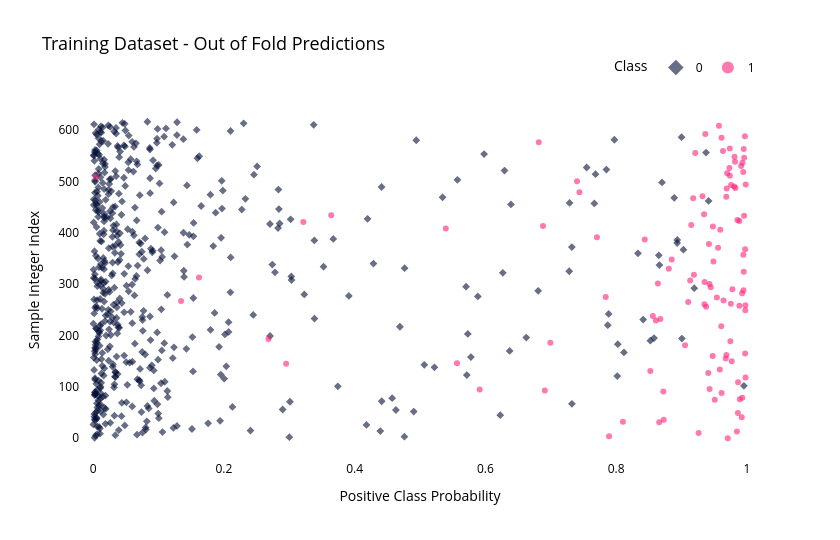

Notebook cell for this chart:
### Code cell
y_proba_frame = pd.DataFrame(
    {
        "Sample Integer Index": np.arange(0, len(y)),
        "Positive Class Probability": y_proba_averaged,
        "Class": y.values.astype(str),
        
    },
    index=y.index,
)

fig = px.scatter(
    y_proba_frame.reset_index(),
    x="Positive Class Probability",
    y="Sample Integer Index",
    symbol="Class",
    symbol_sequence=["diamond", "circle"],
    color="Class",
    color_discrete_sequence=["#010D36", "#FF2079"],
    category_orders={"Class": ("0", "1")},
    # hover_data="Id",
    opacity=0.6,
    height=540,
    width=840,
    title="Training Dataset - Out of Fold Predictions",
)
fig.update_layout(
    font_color=FONT_COLOR,
    title_font_size=18,
    plot_bgcolor=BACKGROUND_COLOR,
    paper_bgcolor=BACKGROUND_COLOR,
    legend=dict(
        orientation="h",
        yanchor="bottom",
        xanchor="right",
        y=1.05,
        x=1,
        title="Class",
        itemsizing="constant",
    ),
    xaxis_range=[-0.02, 1.02],
)
fig.update_traces(marker_size=6)
fig.show()

### Figure 1 — Plotly figure (JSON) as saved in the notebook; plotly's stock layout.template omitted (floating-point values rounded to 4 significant figures; data arrays with more than 128 entries replaced by an {"elided": "..."} marker saying what was removed)
{"data": [{"hovertemplate": "Class=0<br>Positive Class Probability=%{x}<br>Sample Integer Index=%{y}<extra></extra>", "legendgroup": "0", "marker": {"color": "#010D36", "opacity": 0.6, "size": 6, "symbol": "diamond"}, "mode": "markers", "name": "0", "orientation": "v", "showlegend": true, "type": "scatter", "x": {"elided": "509 float values"}, "xaxis": "x", "y": {"elided": "509 int values"}, "yaxis": "y"}, {"hovertemplate": "Class=1<br>Positive Class Probability=%{x}<br>Sample Integer Index=%{y}<extra></extra>", "legendgroup": "1", "marker": {"color": "#FF2079", "opacity": 0.6, "size": 6, "symbol": "circle"}, "mode": "markers", "name": "1", "orientation": "v", "showlegend": true, "type": "scatter", "x": [0.9707, 0.7891, 0.9261, 0.9847, 0.8658, 0.8104, 0.8728, 0.9921, 0.9862, 0.9508, 0.9891, 0.9928, 0.9612, 0.8721, 0.6909, 0.5913, 0.9429, 0.9865, 0.9979, 0.941, 0.8522, 0.9586, 0.2953, 0.5565, 0.9768, 0.9676, 0.9477, 0.9687, 0.9973, 0.9054, 0.6994, 0.9747, 0.2682, 0.9608, 0.8608, 0.8676, 0.8562, 0.9976, 0.9376, 0.9885, 0.9977, 0.9351, 0.9754, 0.9102, 0.1346, 0.9642, 0.9541, 0.784, 0.9926, 0.9948, 0.9778, 0.9447, 0.9427, 0.8638, 0.9352, 0.9132, 0.162, 0.919, 0.9951, 0.8806, 0.9488, 0.8849, 0.9946, 0.9973, 0.9558, 0.9419, 0.8437, 0.7706, 0.9592, 0.5394, 0.9479, 0.6881, 0.9148, 0.3216, 0.9885, 0.9855, 0.9957, 0.3642, 0.9344, 0.9178, 0.9684, 0.932, 0.7439, 0.969, 0.9823, 0.9805, 0.9758, 0.9981, 0.7402, 0.004094, 0.974, 0.9698, 0.9944, 0.9732, 0.9912, 0.9931, 0.9818, 0.9957, 0.981, 0.921, 0.9634, 0.9951, 0.9738, 0.6816, 0.9612, 0.997, 0.9364, 0.9572], "xaxis": "x", "y": [0, 4, 10, 13, 31, 32, 36, 41, 49, 75, 76, 79, 88, 91, 93, 95, 96, 109, 118, 127, 131, 134, 145, 146, 150, 155, 160, 162, 165, 181, 186, 189, 193, 218, 229, 232, 238, 249, 256, 258, 259, 261, 262, 265, 267, 268, 274, 275, 282, 288, 290, 294, 300, 301, 304, 307, 313, 318, 324, 330, 344, 348, 357, 368, 371, 378, 387, 391, 406, 408, 412, 413, 415, 421, 423, 425, 433, 434, 436, 467, 470, 471, 479, 486, 487, 490, 493, 494, 500, 509, 511, 516, 518, 526, 530, 536, 538, 546, 548, 555, 559, 563, 564, 576, 585, 588, 592, 608], "yaxis": "y"}], "layout": {"font": {"color": "black"}, "height": 540, "legend": {"itemsizing": "constant", "orientation": "h", "title": {"text": "Class"}, "tracegroupgap": 0, "x": 1, "xanchor": "right", "y": 1.05, "yanchor": "bottom"}, "paper_bgcolor": "white", "plot_bgcolor": "white", "title": {"font": {"size": 18}, "text": "Training Dataset - Out of Fold Predictions"}, "width": 840, "xaxis": {"anchor": "y", "domain": [0, 1], "range": [-0.02, 1.02], "title": {"text": "Positive Class Probability"}}, "yaxis": {"anchor": "x", "domain": [0, 1], "title": {"text": "Sample Integer Index"}}}}
